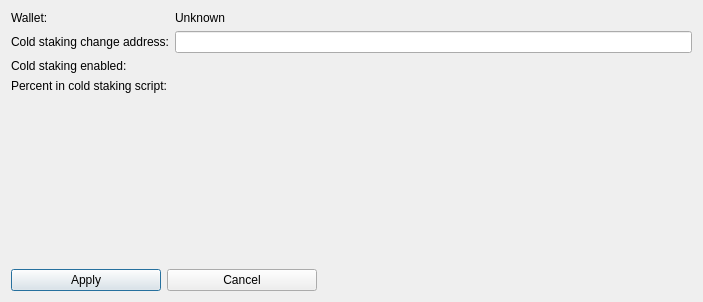
<?xml version="1.0" encoding="UTF-8"?>
<ui version="4.0">
 <class>ColdStakingDialog</class>
 <widget class="QDialog" name="ColdStakingDialog">
  <property name="geometry">
   <rect>
    <x>0</x>
    <y>0</y>
    <width>703</width>
    <height>302</height>
   </rect>
  </property>
  <property name="windowTitle">
   <string>Staking Setup</string>
  </property>
  <layout class="QGridLayout" name="gridLayout">
   <item row="0" column="0">
    <layout class="QFormLayout" name="formLayout">
     <item row="0" column="0">
      <widget class="QLabel" name="lbl1">
       <property name="text">
        <string>Wallet:</string>
       </property>
      </widget>
     </item>
     <item row="0" column="1">
      <widget class="QLabel" name="lblWallet">
       <property name="text">
        <string>Unknown</string>
       </property>
      </widget>
     </item>
     <item row="1" column="0">
      <widget class="QLabel" name="label">
       <property name="text">
        <string>Cold staking change address:</string>
       </property>
      </widget>
     </item>
     <item row="1" column="1">
      <widget class="QValidatedLineEdit" name="coldStakeChangeAddr">
       <property name="toolTip">
        <string>Set the cold staking address for change outputs.</string>
       </property>
      </widget>
     </item>
     <item row="2" column="0">
      <widget class="QLabel" name="label_2">
       <property name="text">
        <string>Cold staking enabled:</string>
       </property>
      </widget>
     </item>
     <item row="2" column="1">
      <widget class="QLabel" name="lblEnabled">
       <property name="text">
        <string/>
       </property>
      </widget>
     </item>
     <item row="3" column="0">
      <widget class="QLabel" name="label_3">
       <property name="text">
        <string>Percent in cold staking script:</string>
       </property>
      </widget>
     </item>
     <item row="3" column="1">
      <widget class="QLabel" name="lblPercent">
       <property name="text">
        <string/>
       </property>
      </widget>
     </item>
    </layout>
   </item>
   <item row="2" column="0">
    <layout class="QHBoxLayout" name="horizontalLayout">
     <item>
      <widget class="QPushButton" name="btnApply">
       <property name="minimumSize">
        <size>
         <width>150</width>
         <height>0</height>
        </size>
       </property>
       <property name="text">
        <string>Apply</string>
       </property>
      </widget>
     </item>
     <item>
      <widget class="QPushButton" name="btnCancel">
       <property name="minimumSize">
        <size>
         <width>150</width>
         <height>0</height>
        </size>
       </property>
       <property name="text">
        <string>Cancel</string>
       </property>
      </widget>
     </item>
     <item>
      <spacer name="horizontalSpacer">
       <property name="orientation">
        <enum>Qt::Horizontal</enum>
       </property>
       <property name="sizeType">
        <enum>QSizePolicy::Expanding</enum>
       </property>
       <property name="sizeHint" stdset="0">
        <size>
         <width>40</width>
         <height>20</height>
        </size>
       </property>
      </spacer>
     </item>
    </layout>
   </item>
   <item row="1" column="0">
    <spacer name="verticalSpacer">
     <property name="orientation">
      <enum>Qt::Vertical</enum>
     </property>
     <property name="sizeHint" stdset="0">
      <size>
       <width>20</width>
       <height>40</height>
      </size>
     </property>
    </spacer>
   </item>
  </layout>
 </widget>
 <customwidgets>
  <customwidget>
   <class>QValidatedLineEdit</class>
   <extends>QLineEdit</extends>
   <header>qt/qvalidatedlineedit.h</header>
  </customwidget>
 </customwidgets>
 <resources>
  <include location="../wispr.qrc"/>
 </resources>
 <connections/>
</ui>
